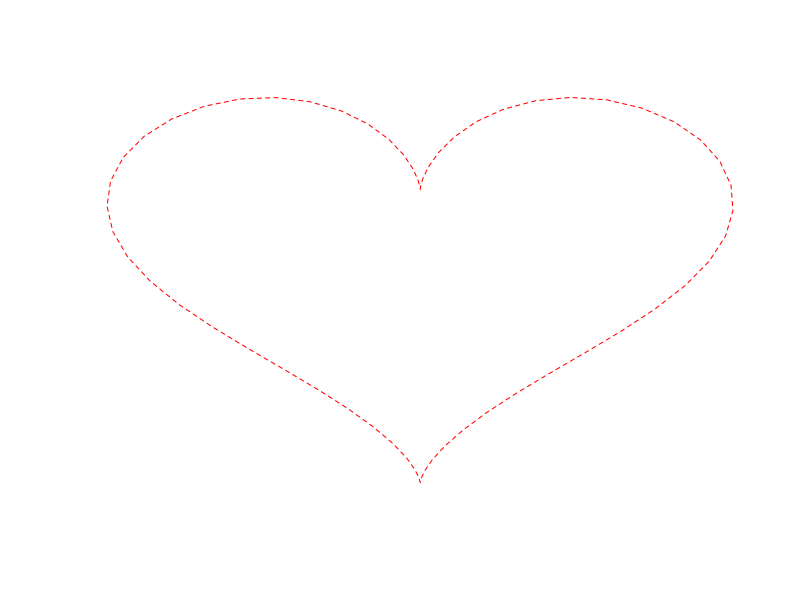
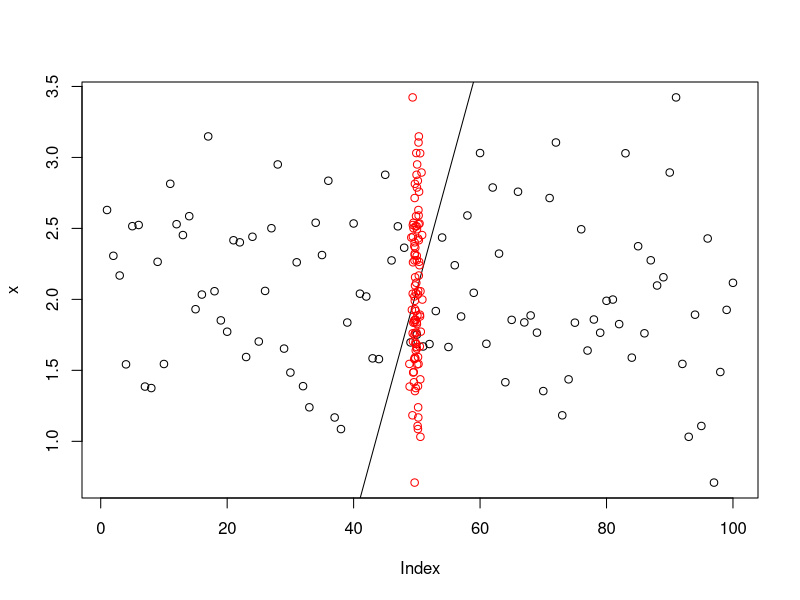

R code for these plots, in order:
## ---- chunk 1
knitr::opts_chunk$set(echo = FALSE)
## ---- chunk 2
data <- data.frame(t=seq(0, 2*pi, by=0.1) )
xfun <- function(t) 16*sin(t)^3
yfun <- function(t) 13*cos(t)-5*cos(2*t)-2*cos(3*t)-cos(4*t)
data$y <- yfun(data$t)
data$x <- xfun(data$t)

plot(data$x,data$y, type="l", col="red", lty=2, axes=F, ylab="", xlab="")
## ---- chunk 3

x <- rnorm(100, 2, 0.5)
y <- rnorm(100, 50, 0.4)
plot(x)
abline(lm(x~y))
points(y,x, col="red")
## ---- chunk 4
#Nice job! -Marius

x <- 2
y <- x*2
paste(y, "is the highest number in this time series")
123
